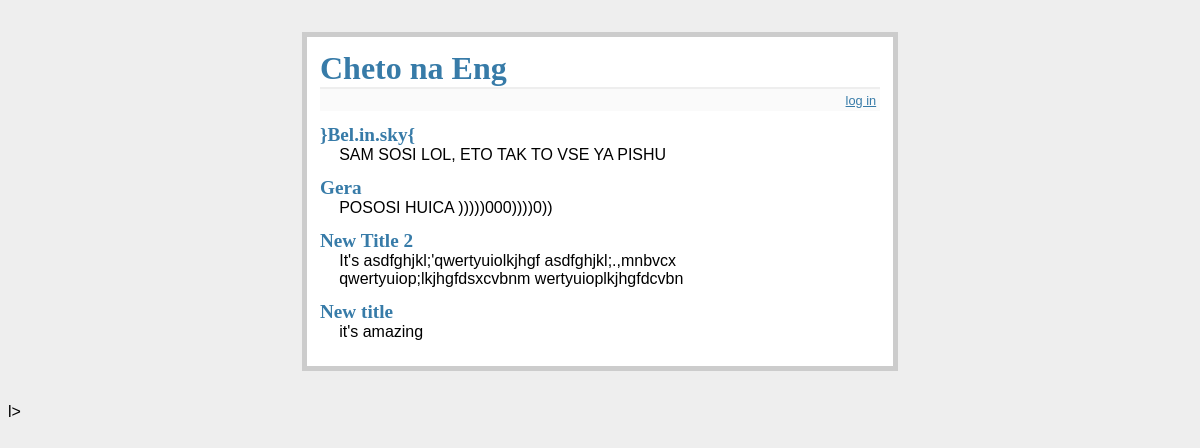
The page / on the database its author committed.
### tables this page shows
CREATE TABLE entries (
  id integer primary key autoincrement,
  title text not null,
  text text not null
);

### flaskr.py (the view)
@app.route('/')
def show_entries():
    db = get_db()
    cur = db.execute('select title, text from entries order by id desc')
    entries = cur.fetchall()
    return render_template('show_entries.html', entries=entries)

### flaskr.py (called while the page is built)
def connect_db():
    rv = sqlite3.connect(app.config['DATABASE'])
    rv.row_factory = sqlite3.Row
    return rv

def get_db():
    if not hasattr(g, 'sqlite_db'):
        g.sqlite_db = connect_db()
    return g.sqlite_db

### templates/show_entries.html (shortened to what this page needs)
{% extends "layout.html" %}
{% block body %}
  <ul class=entries>
  {% for entry in entries %}
    <li><h2>{{ entry.title }}</h2>{{ entry.text|safe }}
  {% else %}
    <li><em>Unbelievable.  No entries here so far</em>
  {% endfor %}
  </ul>
{% endblock %}

### templates/layout.html (shortened to what this page needs)
<!doctype html>
<link rel=stylesheet type=text/css href="{{ url_for('static', filename='style.css') }}">
<div class=page>
  <h1>Cheto na Eng</h1>
  <div class=metanav>
  {% if not session.logged_in %}
    <a href="{{ url_for('login') }}">log in</a>
  {% else %}
    <a href="{{ url_for('logout') }}">log out</a>
  {% endif %}
  </div>
  {% block body %}{% endblock %}
</div>l>

### static/style.css (style rules this page uses)
a, h1, h2 { color: #377ba8; }
h1, h2 { font-family: 'Georgia', serif; margin: 0; }
h1 { border-bottom: 2px solid #eee; }
h2 { font-size: 1.2em; }
.page { margin: 2em auto; width: 35em; border: 5px solid #ccc; padding: 0.8em; background: white; }
.entries { list-style: none; margin: 0; padding: 0; }
.entries li { margin: 0.8em 1.2em; }
.entries li h2 { margin-left: -1em; }
.metanav { text-align: right; font-size: 0.8em; padding: 0.3em; margin-bottom: 1em; background: #fafafa; }

### rows shown on the page
entries: title "}Bel.in.sky{", text "SAM SOSI LOL, ETO TAK TO VSE YA PISHU"
entries: title "Gera", text "POSOSI HUICA )))))000))))0))"
entries: title "New Title 2", text "It's asdfghjkl;'qwertyuiolkjhgf asdfghjkl;.,mnbvcx qwertyuiop;lkjhgfdsxcvbnm wertyuioplkjhgfdcvbn"
entries: title "New title", text "it's amazing"
